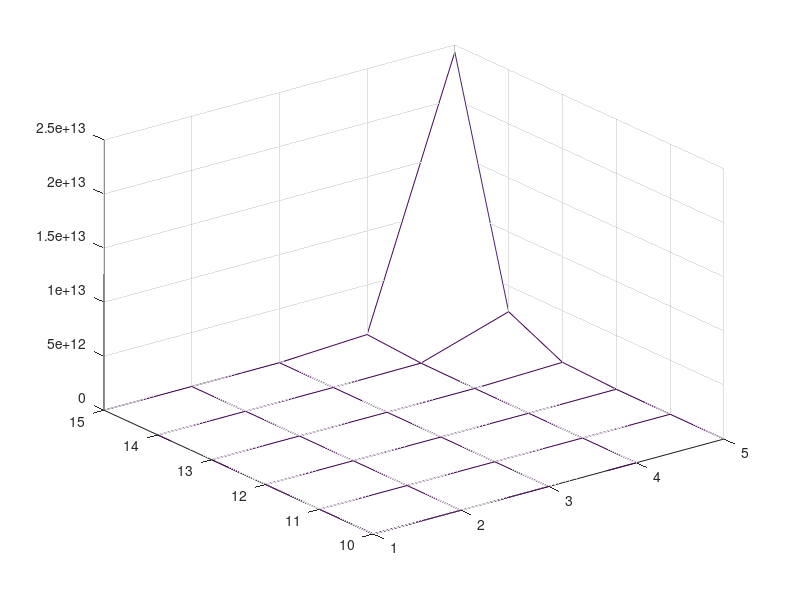

The MATLAB source for this figure:
y=[10, 11, 12, 13, 14, 15]
x=[1, 2, 3, 4, 5]
z=[42 18568 1.13014e+06 2.50312e+07 3.0337e+08 ;
56 49066 4.74443e+06 1.48442e+08 2.36996e+09 ;
77 149468 2.59102e+07 1.28292e+09 2.98321e+10 ;
101 395022 1.08521e+08 7.50697e+09 2.26612e+11 ;
135 1.16598e+06 5.66053e+08 6.0756e+10 2.61688e+12 ;
176 3.22322e+06 2.61213e+09 4.12893e+11 2.43519e+13 ]
mesh(x,y,z)